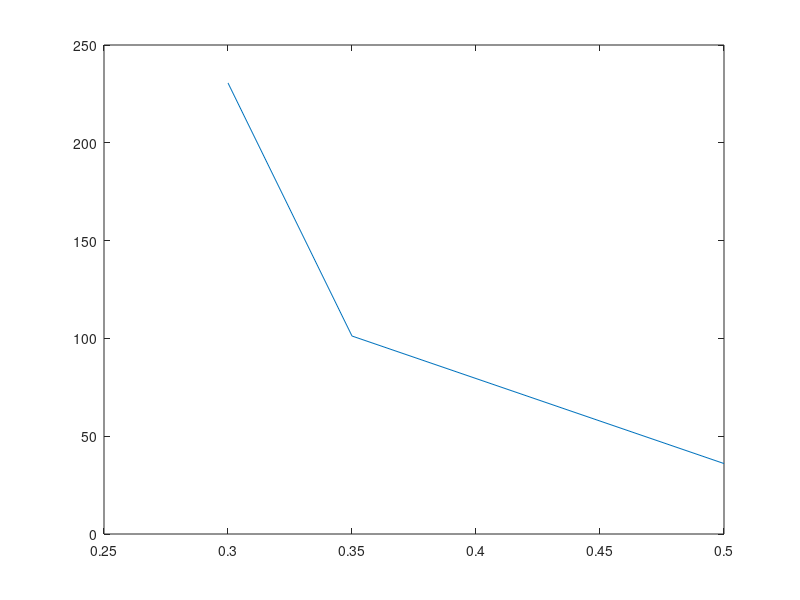

This figure's MATLAB source:
% IQB HOMEWORK 7
% Aarushi Agarwal - 2016216
% Shravika Mittal - 2016093
% Surabhi S Nath - 2016271


grid_size = 50;
num_simulation = 1000;

% initialise the bias array
probgrid = [0.3,0.3,0.2,0.2;0.35,0.35,0.15,0.15;0.5,0.5,0,0];

num_turns = 0;
finalans = zeros(1, 3);

for bias = 1:3
    count = 0;
    for i=1:100
        
        xcoord=randi([-25,25])
        ycoord=randi([-25,25])
        
        while(xcoord ~= 0 || ycoord ~= 0)
            if(xcoord>=0 && ycoord>0) %Quadrant 1
                prob=rand;
                if(prob<probgrid(bias,1))   %Left
                    xcoord = xcoord - 1;
                elseif(prob>=probgrid(bias, 1) && prob<2*probgrid(bias, 2))   %Down
                    ycoord = ycoord - 1;
                elseif(prob>=2*probgrid(bias, 2) && prob<2*probgrid(bias, 2) + probgrid(bias, 3) && xcoord<25)  %Right
                    xcoord = xcoord + 1;
                elseif(prob>=2*probgrid(bias, 2) + probgrid(bias, 3) && prob<2*probgrid(bias, 2) + probgrid(bias, 3) + probgrid(bias, 4) && ycoord<25)  %Top
                    ycoord = ycoord + 1;
                end
            elseif(xcoord<0 && ycoord>=0)    %Quadrant 2
                prob=rand;
                if(prob<probgrid(bias,1))   %Right
                    xcoord = xcoord + 1;
                elseif(prob>=probgrid(bias, 1) && prob<2*probgrid(bias, 2))   %Down
                    ycoord = ycoord - 1;
                elseif(prob>=2*probgrid(bias, 2) && prob<2*probgrid(bias, 2) + probgrid(bias, 3) && xcoord>-25)  %Left
                    xcoord = xcoord - 1;
                elseif(prob>=2*probgrid(bias, 2) + probgrid(bias, 3) && prob<2*probgrid(bias, 2) + probgrid(bias, 3) + probgrid(bias, 4) && ycoord<25)  %Top
                    ycoord = ycoord + 1;
                end
            elseif(xcoord<=0 && ycoord<0)    %Quadrant 3
                prob=rand;
                if(prob<probgrid(bias,1))   %Right
                    xcoord = xcoord + 1;
                elseif(prob>=probgrid(bias, 1) && prob<2*probgrid(bias, 2))   %Top
                    ycoord = ycoord + 1;
                elseif(prob>=2*probgrid(bias, 2) && prob<2*probgrid(bias, 2) + probgrid(bias, 3) && xcoord>-25)  %Left
                    xcoord = xcoord - 1;
                elseif(prob>=2*probgrid(bias, 2) + probgrid(bias, 3) && prob<2*probgrid(bias, 2) + probgrid(bias, 3) + probgrid(bias, 4) && ycoord>-25)  %Down
                    ycoord = ycoord - 1;
                end
            else                           %Quadrant 4
                prob=rand;
                if(prob<probgrid(bias,1))   %Left
                    xcoord = xcoord - 1;
                elseif(prob>=probgrid(bias, 1) && prob<2*probgrid(bias, 2))   %Top
                    ycoord = ycoord + 1;
                elseif(prob>=2*probgrid(bias, 2) && prob<2*probgrid(bias, 2) + probgrid(bias, 3) && xcoord<25)  %Right
                    xcoord = xcoord + 1;
                elseif(prob>=2*probgrid(bias, 2) + probgrid(bias, 3) && prob<2*probgrid(bias, 2) + probgrid(bias, 3) + probgrid(bias, 4) && ycoord>-25)  %Down
                    ycoord = ycoord - 1;
                end
            end 
            count = count + 1;
        end    
    end
    finalans(bias) = count/100;
end


plot([0.3,0.35,0.5], finalans);
